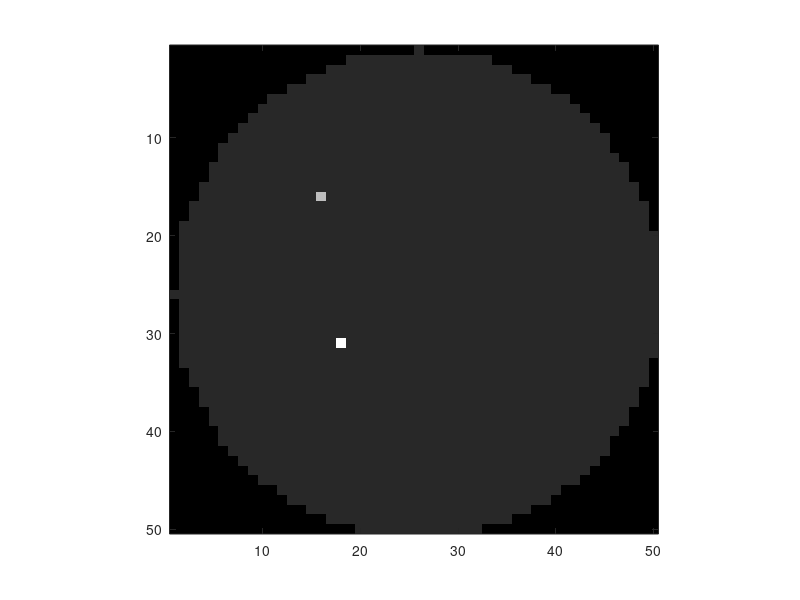

The MATLAB script that drew this image: (Note: this script raises an error after producing the figure.)
clear all
close all
clc
addpath('Matlabfunctions')
im = load('testImage.mat');
im = im.im;

factor = 100;
n = 5000 / factor;

im2 = downsample(im, factor);
im_down = downsample(im2', factor);

imshow(im_down * 200)
axis on
vec = 0:1:180;
[A,b,x, theta, p, d] = paralleltomo(5000 / factor,vec,[],[],0);

%%
b = A * reshape(im_down,[],1);

b = b + randn(length(b),1) .* b / 1000 + randn(length(b),1) / 1000;

X = mldivide(A,b);

%%
figure(1)
imagesc(reshape(X,5000 / factor, 5000 / factor)*10);


%%
I0 = 60; % keV
mu_wood = 0.1844;
mu_iron = 1.205;
mu_bismuth = 5.233;

%%
testImage = generateTestImage(n, true);
b_TestImage = A * reshape(testImage,[],1);

b_TestImage_noisy = imnoise(b_TestImage, "poisson");
X_TestImage = mldivide(A,b_TestImage_noisy);

figure(2)
imagesc(reshape(X_TestImage,5000 / factor, 5000 / factor)*10)

%% 
clear all
close all
clc
N = 250;
vec = 0:3:180;
p = round(sqrt(2)*N);
[A,b,x, theta, p, d] = paralleltomo(N,vec,p,[],0);
